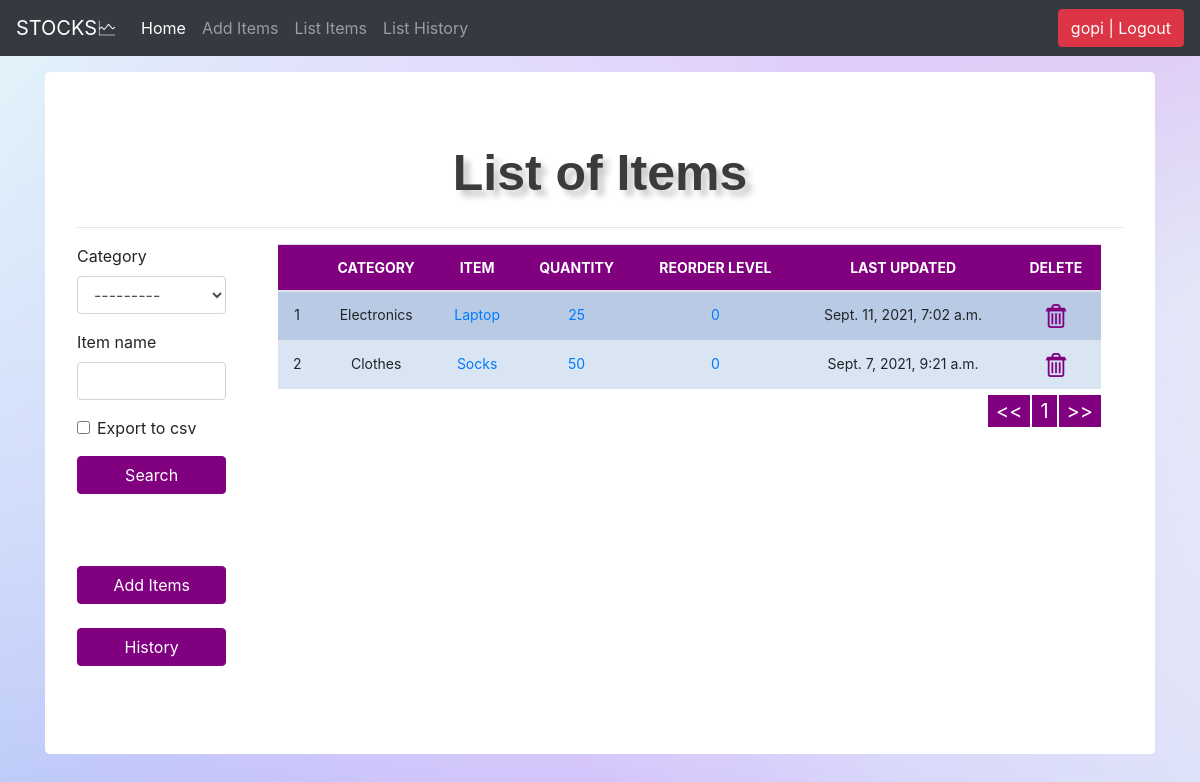
The app's page /list_items/ (signed in) with its own data.
### stockmgmt/models.py (models this page shows, shortened)
class Stock(models.Model):
    category = models.ForeignKey(Category, on_delete=models.CASCADE, blank=True)
    item_name = models.CharField(max_length=50, blank=True, null=True)
    quantity = models.IntegerField(default=0, blank=True, null=True)
    received_quantity = models.IntegerField(default=0, blank=True, null=True)
    received_by = models.CharField(max_length=50, blank=True, null=True)
    issue_quantity = models.IntegerField(default=0, blank=True, null=True)
    issue_by = models.CharField(max_length=50, blank=True, null=True)
    issue_to = models.CharField(max_length=50, blank=True, null=True)
    phone_no = models.CharField(max_length=50, blank=True, null=True)
    created_by = models.CharField(max_length=50, blank=True, null=True)
    reorder_level = models.IntegerField(default=0, blank=True, null=True)
    last_updated = models.DateTimeField(auto_now_add=False, auto_now=True)
    timestamp = models.DateTimeField(auto_now_add=True, auto_now=False)

class Category(models.Model):
    name = models.CharField(max_length=50, blank=True, null=True)
    def __str__(self):
        return self.name

### stockmgmt/views.py (the view, shortened to what this page needs)
# urls.py: path('list_items/', views.list_items, name='list_items'),
@login_required
def list_items(request):
    title = 'List of Items'
    form = StockSearchForm(request.POST or None)
    queryset = Stock.objects.all()
    context = {
        'header' : title,
        'queryset' : queryset,
        "form": form
        }
    return render(request,'list_items.html',context)

### stockmgmt/forms.py
class StockSearchForm(forms.ModelForm):
    export_to_CSV = forms.BooleanField(required=False)
    class Meta:
        model = Stock
        fields = ['category', 'item_name']

### stockmgmt/templates/list_items.html (shortened to what this page needs)
{% load static %}
{% load crispy_forms_tags %}
<!doctype html>
<html lang="en">
  <head>
    <link href="{% static 'css/bootstrap.min.css' %}" rel="stylesheet">
    <link href="{% static 'js/nprogress/nprogress.css' %}" rel="stylesheet">
    <link rel="stylesheet" href="{% static 'js/alertify/css/alertify.min.css' %}"/>
    <link rel="stylesheet" href="{% static 'js/alertify/css/themes/semantic.min.css' %}"/>
    <link href="{% static 'css/stylesheet.css' %}" rel="stylesheet">
    <link href="{% static 'css/navbar-top-fixed.css' %}" rel="stylesheet">
  </head>
  <body>
    {% include 'navbar.html' %}
<main role="main" class="container">
<div class="jumbotron">
    <div class="header">{{header}}</div>
    <hr>
    <div class="row">
      <div class="col-sm-2">
          <form method='POST' action=''>{% csrf_token %}
              {{form|crispy}}
              <input class="btn btn-primary mybutton" type="submit" value='Search'/>
          </form>
          <br><br><br>
          <a href="/add_items"><div class="btn btn-primary mybutton">Add Items</div></a><br><br>
          <a href="/list_history"><div class="btn btn-primary mybutton">History</div></a><br>
          <br>
      </div>
      <div class="col-sm-10">
          <div class="display_table">
              <table class='table'>
                  <thead>
                  <tr>
                      <th></th>
                      <th>CATEGORY</th>
                      <th>ITEM</th>
                      <th>QUANTITY</th>
                      <th>REORDER LEVEL</th>
                      <th>LAST UPDATED</th>
                      <th>DELETE</th>
                  </tr>
                  </thead>
              {% for query in queryset %}
                  <tr>
                      <td>{{forloop.counter}}</td>
                      <td>{{query.category}}</td>
                      <td><a href="{% url 'update_items' query.id %}">{{query.item_name}}</a></td>
                      <td>
                        {% if query.quantity <= query.reorder_level %}
                          <div style="background-color: #;">
                            <a href="{% url 'stock_detail' query.id %}"><span style="color:#f00;">{{query.quantity}} !!</span></a>
                          </div>
                        {% else %}
                            <a href="{% url 'stock_detail' query.id %}">{{query.quantity}}</a>
                        {% endif %}
                      </td>
                      <td><a href="{% url 'reorder_level' query.id %}">{{query.reorder_level}}</a></td>
                      <td>{{query.last_updated}}</td>
                      <td><a href="{% url 'delete_items' query.id %}"><img src='{% static "img/del.png" %}'></a></td>
                  </tr>
              {% endfor %}
              </table>
          </div>
      </div>
    </div>
</div>
</main>
</body>
</html>

### stockmgmt/templates/navbar.html (shortened to what this page needs)
<nav class="navbar navbar-expand-md navbar-dark fixed-top bg-dark">
    <a class="navbar-brand" href="/">STOCKS🗠</a>
    <div class="collapse navbar-collapse" id="navbarCollapse">
      <ul class="navbar-nav mr-auto">
        <li class="nav-item active">
          <a class="nav-link" href="/">Home <span class="sr-only">(current)</span></a>
        </li>
        {% if request.user.is_authenticated %}
        <li class="nav-item">
          <a class="nav-link" href="/add_items">Add Items</a>
        </li>
        <li class="nav-item">
          <a class="nav-link" href="/list_items">List Items</a>
        </li>
        <li class="nav-item">
          <a class="nav-link" href="/list_history">List History</a>
       </li>
        {% endif %}
      </ul>
      <ul class="navbar-nav">
        {% if request.user.is_authenticated %}
        <li><a href="/logout"><button class="btn btn-danger">{{ user }} | Logout</button></a></li>
        {% else %}
        <li><a href="/login">Login</a></li>
        {% endif %}
    </ul>
    </div>
  </nav>

### stockmgmt/static/css/stylesheet.css (style rules this page uses)
body { background-image: url("../img/bg2.jfif"); }
.table { font-size: 14px; text-align: center; width: 95%; margin: auto; }
.table tr:nth-child(odd) { background: #B8CAE4 }
.table tr:nth-child(even) { background: #dae5f4 }
th { background-color: #800080; color: white; }
.header { font-family: helvetica; color: #3b3b3b; font-size: 50px; text-align: center; width: 100%; text-shadow: 6px 6px 6px #c9c6c6; display: block; font-weight: bolder; }

### stockmgmt/static/css/navbar-top-fixed.css (style rules this page uses)
body { min-height: 75rem; padding-top: 4.5rem; }

### stockmgmt/templates/list_items.html (style rules this page uses)
.btn-primary, .btn-primary:hover, .btn-primary:active, .btn-primary:visited { background-color: #800080 !important; border-color: #800080; }
.mybutton { width: 100%; }

### records on screen
Stock: category "Electronics", item_name "Laptop", quantity "25", reorder_level "0", last_updated "Sept. 11, 2021, 7:02 a.m."
Stock: category "Clothes", item_name "Socks", quantity "50", reorder_level "0", last_updated "Sept. 7, 2021, 9:21 a.m."

### other values on screen
{{ user }} "gopi"
{{ header }} "List of Items"
